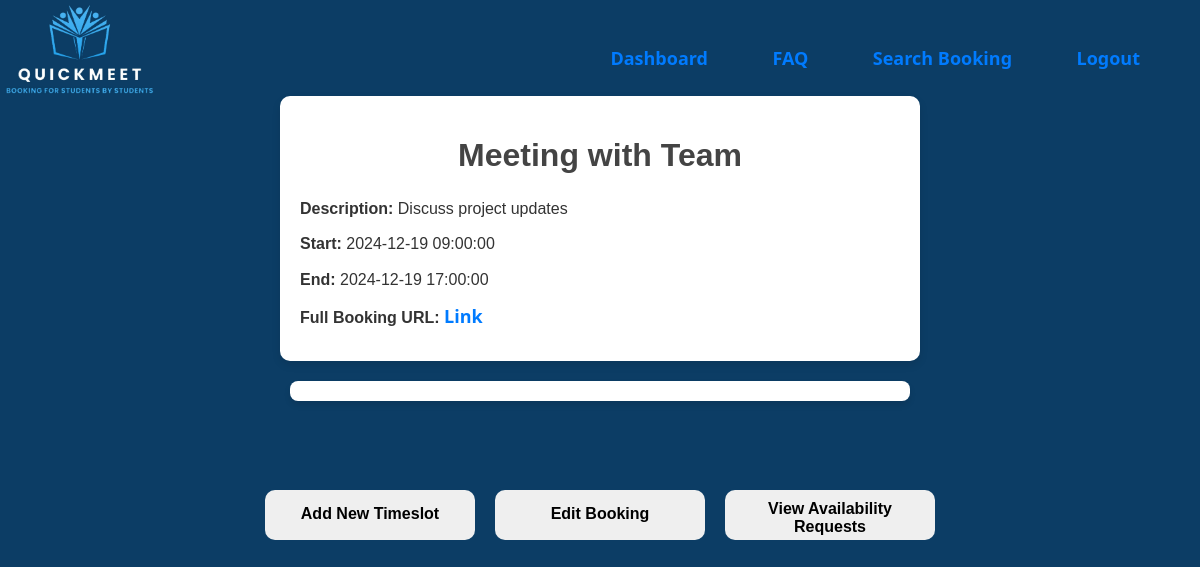
The app's page /backend/editbookingurl.php?url=editbooking1-url (signed in) with its own data.
### tables this page shows
CREATE TABLE Booking (
    bid INT AUTO_INCREMENT PRIMARY KEY,            
    bookingurl VARCHAR(255) UNIQUE,       
    editbookingurl VARCHAR(255) UNIQUE,       
    uid INT,                           
    startdatetime DATETIME NOT NULL,      
    enddatetime DATETIME NOT NULL,        
    bookingtitle VARCHAR(255) NOT NULL,   
    bookingdescription TEXT,               
    FOREIGN KEY (uid) REFERENCES users(id)
);

### backend/editbookingurl.php (the view, shortened to what this page needs)
<?php
include 'bookingpagesheader.php';
?>
<?php
$bookingUrl = $_GET['url'] ?? null;
if ($bookingUrl) {
    $sql = "SELECT * FROM Booking WHERE editbookingurl = ?";
    $stmt = $conn->prepare($sql);
    $stmt->bind_param("s", $bookingUrl);
    $stmt->execute();
    $result = $stmt->get_result();
    if ($result && $result->num_rows > 0) {
        $booking = $result->fetch_assoc();
        echo "
        <!DOCTYPE html>
        <html lang='en'>
        <head>
            <meta charset='UTF-8'>
            <meta name='viewport' content='width=device-width, initial-scale=1.0'>
            <title>Edit Booking Details</title>
            <style>
                body {
                    font-family: Arial, sans-serif;
                    background-color: #f5f5f5;
                    margin: 20px;
                    color: #333;
                }
                .booking-container {
                    max-width: 600px;
                    margin: auto;
                    padding: 20px;
                    background-color: #ffffff;
                    border-radius: 10px;
                    box-shadow: 0 4px 8px rgba(0, 0, 0, 0.1);
                }
                h1 {
                    color: #444;
                    font-size: 24px;
                    text-align: center;
                }
                p {
                    margin: 10px 0;
                    line-height: 1.6;
                }
                .bolder {
                    font-weight: bold;
                }
                a{
                    color: #007BFF;
                    text-decoration: none;
                    font-weight: bold;
                }
                a:hover {
                    text-decoration: underline;
                }
            </style>
        </head>
        <body style='background-color: #0C3D65'>
            <div class='booking-container'>
                <h1>" . htmlspecialchars($booking['bookingtitle']) . "</h1>
                <p><span class = 'bolder'>Description:</span> " . htmlspecialchars($booking['bookingdescription']) . "</p>
                <p><span class = 'bolder'>Start:</span> " . htmlspecialchars($booking['startdatetime']) . "</p>
                <p><span class = 'bolder'>End: </span>" . htmlspecialchars($booking['enddatetime']) . "</p>
                <p><span class = 'bolder'>Full Booking URL:</span> <a href='http://localhost/quickmeet/quickmeet_api/bookingurl.php?url=" . htmlspecialchars($booking['bookingurl']) . "' target='_blank'>Link</a></p>
            </div>
        </body>
        </html>";
    } else {
        echo "<h1>Booking not found</h1>";
    }
} else {
    echo "<h1>Invalid URL</h1>";
}
?>
<!DOCTYPE html>
<html>
<head>
</head>
<body>
<!DOCTYPE html>
<html lang="en">
<head>
    <link rel="stylesheet" href="https://cdnjs.cloudflare.com/ajax/libs/normalize/8.0.1/normalize.min.css">
</head>
    <div id="calendar" class="calendar"></div>
<br>
<div class="buttons">
    <button onclick="AddNewTimeslot()">Add New Timeslot</button>
    <button onclick="EditBooking()">Edit Booking</button>
    <button onclick="ViewAvailability()">View Availability Requests</button>
</div>
</body>
</html>

### backend/bookingpagesheader.php (style rules this page uses)
a { margin-right: 60px; color: #808998; font-family: 'Segoe UI', Tahoma, Geneva, Verdana, sans-serif; font-size: 18px; }

### backend/editbookingurl.php (style rules this page uses)
body { font-family: Arial, sans-serif; background-color: #f5f5f5; margin: 20px; color: #333; }
.booking-container { max-width: 600px; margin: auto; padding: 20px; background-color: #ffffff; border-radius: 10px; box-shadow: 0 4px 8px rgba(0, 0, 0, 0.1); }
h1 { color: #444; font-size: 24px; text-align: center; }
p { margin: 10px 0; line-height: 1.6; }
.bolder { font-weight: bold; }
a { color: #007BFF; text-decoration: none; font-weight: bold; }
.buttons { text-align: center; }
button { border-radius: 10px; width: 210px; height: 50px; cursor: pointer; font-size: 15px; font-weight: 600; border: none; }
body { font-family: Arial, sans-serif; margin: 0; padding: 0; background-color: #f4f4f9; }
.calendar { max-width: 600px; margin: 20px auto; padding: 10px; background: white; border-radius: 8px; box-shadow: 0 4px 6px rgba(0, 0, 0, 0.1); }
.buttons { display: flex; gap: 20px; justify-content: center; align-items: center; }
.buttons button { padding: 10px 15px; font-size: 16px; cursor: pointer; margin: 50px 0px; }

### records on screen
booking: bookingtitle "Meeting with Team", bookingdescription "Discuss project updates", startdatetime "2024-12-19 09:00:00", enddatetime "2024-12-19 17:00:00"
